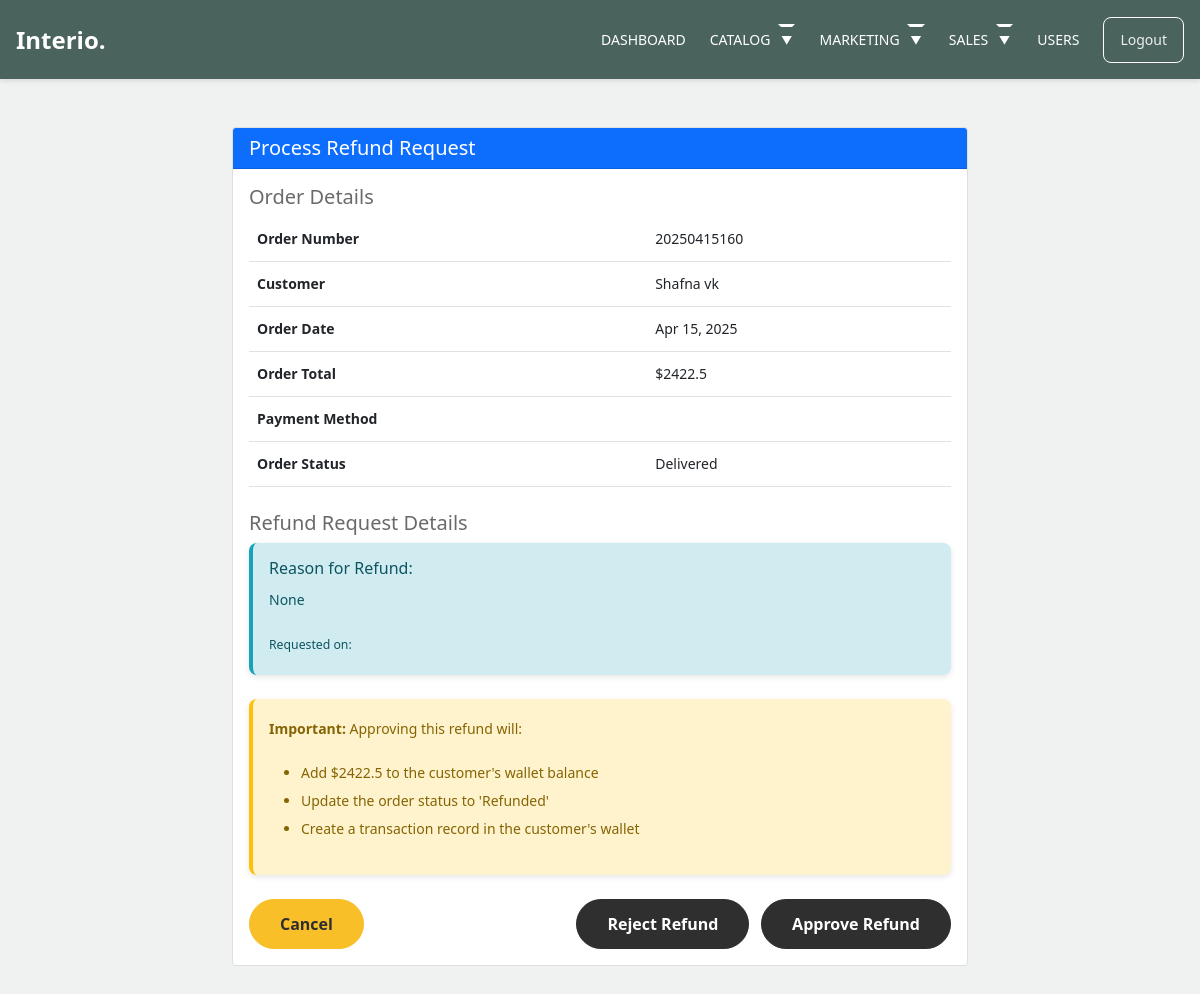
Page /adminn/process-refund/160/ (signed in) on the committed database.
### orders/models.py (models this page shows, shortened)
class Order(models.Model):
    STATUS = (
        ('New', 'New'),
        ('Processing', 'Processing'),
        ('Shipped', 'Shipped'),
        ('Delivered', 'Delivered'),
        ('Cancelled', 'Cancelled'),
        ('Refunded', 'Refunded'),
    )
    PAYMENT_METHOD = (
        ('COD', 'COD'),
        ('Razorpay', 'Razorpay'),
        ('Wallet', 'Wallet'),
        ('PayPal', 'Paypal'),
    )
    user = models.ForeignKey(Account, on_delete=models.SET_NULL, null=True)
    order_number = models.CharField(max_length=20)
    first_name = models.CharField(max_length=50)
    last_name = models.CharField(max_length=50)
    phone = models.CharField(max_length=15)
    email = models.EmailField(max_length=50)
    address_line_1 = models.CharField(max_length=100)
    address_line_2 = models.CharField(max_length=100, blank=True)
    city = models.CharField(max_length=50)
    state = models.CharField(max_length=50)
    country = models.CharField(max_length=50)
    pincode = models.CharField(max_length=10)
    order_note = models.CharField(max_length=100, blank=True)
    order_total = models.FloatField()
    tax = models.FloatField()
    status = models.CharField(max_length=10, choices=STATUS, default='New')
    ip = models.CharField(blank=True, max_length=20)
    is_ordered = models.BooleanField(default=False)
    payment_method = models.CharField(max_length=20, choices=PAYMENT_METHOD, default='COD')
    created_at = models.DateTimeField(auto_now_add=True)
    updated_at = models.DateTimeField(auto_now=True)
    coupon = models.ForeignKey(Coupon, null=True, blank=True, on_delete=models.SET_NULL)
    discount_amount = models.FloatField(default=0)
    product_discount = models.FloatField(default=0)
    delivery_charge = models.FloatField(default=0)
    estimated_delivery_date = models.DateField(null=True, blank=True)
    tracking_number = models.CharField(max_length=50, blank=True, null=True)
    carrier = models.CharField(max_length=50, blank=True, null=True)
    refund_status = models.CharField(max_length=20, choices=(
        ('Not Requested', 'Not Requested'),
        ('Pending', 'Pending'),
        ('Approved', 'Approved'),
        ('Rejected', 'Rejected'),
        ('Completed', 'Completed'),
    ), default='Not Requested')
    refund_reason = models.TextField(blank=True, null=True)
    refunded_at = models.DateTimeField(null=True, blank=True)

### accounts/models.py (models this page shows, shortened)
class Account(AbstractBaseUser):
    first_name      = models.CharField(max_length=50)
    last_name       = models.CharField(max_length=50)
    username        = models.CharField(max_length=50, unique=True)
    email           = models.EmailField(max_length=100, unique=True)
    phone_number    = models.CharField(max_length=50)
    date_joined     = models.DateTimeField(auto_now_add=True)
    last_login      = models.DateTimeField(auto_now_add=True)
    is_admin        = models.BooleanField(default=False)
    is_staff        = models.BooleanField(default=False)
    is_active       = models.BooleanField(default=False)
    is_superadmin   = models.BooleanField(default=False)
    USERNAME_FIELD = 'email'
    REQUIRED_FIELDS = ['username', 'first_name', 'last_name']
    objects = MyAccountManager()

### adminn/views.py (the view, shortened to what this page needs)
# urls.py: path('process-refund/<int:order_id>/', views.process_refund, name='process_refund'),
@login_required(login_url='login')
def process_refund(request, order_id):
    if not request.user.is_admin and not request.user.is_superadmin:
        messages.error(request, 'You do not have permission to perform this action.')
        return redirect('dashboard')
    order = get_object_or_404(Order, id=order_id)
    if order.refund_status != 'Pending':
        messages.error(request, f'This order is not pending refund.')
        return redirect('adminn:admin_orders', order_id=order_id)
    return render(request, 'adminn/process_refund.html', {'order': order})

### carts/context_processors.py (called while the page is built, shortened)
def counter(request):
    cart_count = 0
    if 'admin' in request.path:
        return {}
    return dict(cart_count=cart_count)

### category/context_processors.py (called while the page is built)
def menu_links(request):
    links = Category.objects.all()
    return dict(links=links)

### templates/adminn/process_refund.html (shortened to what this page needs)
{% extends 'adminn/adminbase.html' %}
{% load static %}
{% block content %}
<div class="container my-5">
    <div class="row">
        <div class="col-md-8 offset-md-2">
            <div class="card">
                <div class="card-header bg-primary text-white">
                    <h4>Process Refund Request</h4>
                </div>
                <div class="card-body">
                    <div class="order-details mb-4">
                        <h5>Order Details</h5>
                        <table class="table">
                            <tr>
                                <th>Order Number</th>
                                <td>{{ order.order_number }}</td>
                            </tr>
                            <tr>
                                <th>Customer</th>
                                <td>{{ order.user.first_name }} {{ order.user.last_name }}</td>
                            </tr>
                            <tr>
                                <th>Order Date</th>
                                <td>{{ order.created_at|date:"M d, Y" }}</td>
                            </tr>
                            <tr>
                                <th>Order Total</th>
                                <td>${{ order.order_total }}</td>
                            </tr>
                            <tr>
                                <th>Payment Method</th>
                                <td>{{ order.payment.payment_method }}</td>
                            </tr>
                            <tr>
                                <th>Order Status</th>
                                <td>{{ order.status }}</td>
                            </tr>
                        </table>
                    </div>
                    <div class="refund-details mb-4">
                        <h5>Refund Request Details</h5>
                        <div class="alert alert-info">
                            <h6>Reason for Refund:</h6>
                            <p>{{ order.refund_reason }}</p>
                            <p class="mb-0"><small>Requested on: {{ order.modified_at|date:"M d, Y H:i" }}</small></p>
                        </div>
                    </div>
                    <form method="post">
                        <div class="alert alert-warning mb-4">
                            <p><strong>Important:</strong> Approving this refund will:</p>
                            <ul>
                                <li>Add ${{ order.order_total }} to the customer's wallet balance</li>
                                <li>Update the order status to 'Refunded'</li>
                                <li>Create a transaction record in the customer's wallet</li>
                            </ul>
                        </div>
                        <div class="d-flex justify-content-between">
                            <a href="{% url 'admin_order_detail' order.id %}" class="btn btn-secondary">Cancel</a>
                            <div>
                                <button type="submit" name="action" value="reject" class="btn btn-danger me-2">Reject Refund</button>
                                <button type="submit" name="action" value="approve" class="btn btn-success">Approve Refund</button>
                            </div>
                        </div>
                    </form>
                </div>
            </div>
        </div>
    </div>
</div>
{% endblock %}

### static/css/style.css (style rules this page uses)
body { overflow-x: hidden; position: relative; }
body { font-family: "Inter", sans-serif; font-weight: 400; line-height: 28px; color: #6a6a6a; font-size: 14px; background-color: #eff2f1; }
a { text-decoration: none; -webkit-transition: .3s all ease; -o-transition: .3s all ease; transition: .3s all ease; color: #2f2f2f; text-decoration: underline; }
.btn { font-weight: 600; padding: 12px 30px; border-radius: 30px; color: #ffffff; background: #2f2f2f; border-color: #2f2f2f; }
.btn.btn-secondary { color: #2f2f2f; background: #f9bf29; border-color: #f9bf29; }
.card-header h4 { margin: 0; font-size: 1.25rem; }

### templates/includes/alerts.html (style rules this page uses)
.alert { margin-bottom: 1rem; border: none; border-radius: 8px; box-shadow: 0 2px 6px rgba(0, 0, 0, 0.1); animation: slideIn 0.5s ease-in-out; position: relative; padding-right: 2.5rem; }
.alert-warning { background-color: #fff3cd; color: #856404; border-left: 4px solid #ffc107; }
.alert-info { background-color: #d1ecf1; color: #0c5460; border-left: 4px solid #17a2b8; }

### templates/adminn/adminheader.html (style rules this page uses)
* { margin: 0; padding: 0; box-sizing: border-box; font-family: system-ui, -apple-system, BlinkMacSystemFont, 'Segoe UI', sans-serif; }

### rows in the picture
Order: order_number "20250415160", user.first_name "Shafna", user.last_name "vk", created_at "Apr 15, 2025", order_total "2422.5", status "Delivered", refund_reason "None"
